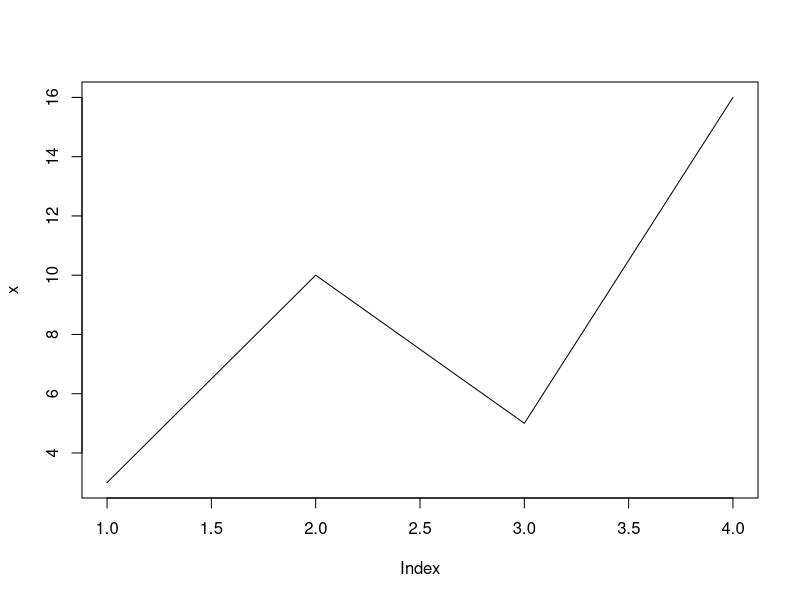

Write the R code that produced this figure.
# threexplus1array.r
x <- 3
for (i in 1:3) {
  show(x)
  if (x[i] %% 2 == 0) {
    x[i+1] <- x[i]/2
  } else {
    x[i+1] <- 3*x[i] + 1
  }
} 
show(x)
plot(x, type="l")